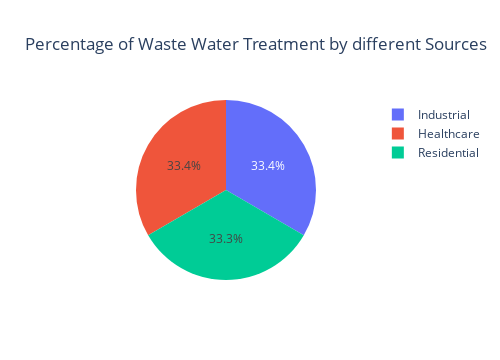

The notebook cell this image was saved under:
### Code cell
px.pie(wwt_by_source,names='Source Name',values='Volume of Water Treated',title='Percentage of Waste Water Treatment by different Sources',width=500)

### Figure 1 — Plotly figure (JSON) as saved in the notebook; plotly's stock layout.template omitted (floating-point values rounded to 4 significant figures)
{"data": [{"domain": {"x": [0, 1], "y": [0, 1]}, "hovertemplate": "Source Name=%{label}<br>Volume of Water Treated=%{value}<extra></extra>", "labels": ["Healthcare ", "Industrial ", "Residential "], "legendgroup": "", "name": "", "showlegend": true, "type": "pie", "values": [8403, 8408, 8375]}], "layout": {"height": 360, "legend": {"tracegroupgap": 0}, "title": {"text": "Percentage of Waste Water Treatment by different Sources"}, "width": 500}}
